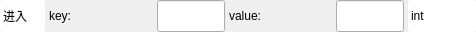
<?xml version="1.0" encoding="UTF-8"?>
<ui version="4.0">
 <class>PropertyBindWidget</class>
 <widget class="QWidget" name="PropertyBindWidget">
  <property name="geometry">
   <rect>
    <x>0</x>
    <y>0</y>
    <width>476</width>
    <height>32</height>
   </rect>
  </property>
  <property name="windowTitle">
   <string>Form</string>
  </property>
  <property name="styleSheet">
   <string notr="true">QComboBox {
    border: none;
    border-radius: 3px;
    padding: 2px 3px 2px 3px;
}
QComboBox:hover{
background:#4C4E56;
}

QComboBox::drop-down {
    subcontrol-origin: padding;
    subcontrol-position: top right;
    width: 12px;

    border-top-right-radius: 3px; /* same radius as the QComboBox */
    border-bottom-right-radius: 3px;
}

QComboBox::down-arrow {
    image: url(:/res/down.svg);
}</string>
  </property>
  <layout class="QHBoxLayout" name="horizontalLayout" stretch="0,0,1,0,1,0">
   <property name="spacing">
    <number>4</number>
   </property>
   <property name="leftMargin">
    <number>0</number>
   </property>
   <property name="topMargin">
    <number>0</number>
   </property>
   <property name="rightMargin">
    <number>0</number>
   </property>
   <property name="bottomMargin">
    <number>0</number>
   </property>
   <item>
    <widget class="QComboBox" name="cb_call_time">
     <property name="sizePolicy">
      <sizepolicy hsizetype="Preferred" vsizetype="Preferred">
       <horstretch>0</horstretch>
       <verstretch>0</verstretch>
      </sizepolicy>
     </property>
     <property name="maximumSize">
      <size>
       <width>45</width>
       <height>16777215</height>
      </size>
     </property>
     <item>
      <property name="text">
       <string>进入</string>
      </property>
     </item>
     <item>
      <property name="text">
       <string>退出</string>
      </property>
     </item>
    </widget>
   </item>
   <item>
    <widget class="QLabel" name="label">
     <property name="text">
      <string>key:</string>
     </property>
    </widget>
   </item>
   <item>
    <widget class="QLineEdit" name="input_key">
     <property name="sizePolicy">
      <sizepolicy hsizetype="Minimum" vsizetype="Fixed">
       <horstretch>0</horstretch>
       <verstretch>0</verstretch>
      </sizepolicy>
     </property>
     <property name="minimumSize">
      <size>
       <width>0</width>
       <height>32</height>
      </size>
     </property>
     <property name="maximumSize">
      <size>
       <width>68</width>
       <height>16777215</height>
      </size>
     </property>
    </widget>
   </item>
   <item>
    <widget class="QLabel" name="label_2">
     <property name="text">
      <string>value:</string>
     </property>
    </widget>
   </item>
   <item>
    <widget class="QLineEdit" name="input_value">
     <property name="sizePolicy">
      <sizepolicy hsizetype="Minimum" vsizetype="Preferred">
       <horstretch>0</horstretch>
       <verstretch>0</verstretch>
      </sizepolicy>
     </property>
     <property name="maximumSize">
      <size>
       <width>68</width>
       <height>16777215</height>
      </size>
     </property>
    </widget>
   </item>
   <item>
    <widget class="QComboBox" name="cb_value_type">
     <property name="sizePolicy">
      <sizepolicy hsizetype="Preferred" vsizetype="Preferred">
       <horstretch>0</horstretch>
       <verstretch>0</verstretch>
      </sizepolicy>
     </property>
     <property name="maximumSize">
      <size>
       <width>68</width>
       <height>16777215</height>
      </size>
     </property>
     <item>
      <property name="text">
       <string>int</string>
      </property>
     </item>
     <item>
      <property name="text">
       <string>bool</string>
      </property>
     </item>
     <item>
      <property name="text">
       <string>string</string>
      </property>
     </item>
     <item>
      <property name="text">
       <string>double</string>
      </property>
     </item>
     <item>
      <property name="text">
       <string>float</string>
      </property>
     </item>
     <item>
      <property name="text">
       <string>hex</string>
      </property>
     </item>
    </widget>
   </item>
  </layout>
 </widget>
 <resources>
  <include location="../res/res.qrc"/>
 </resources>
 <connections/>
</ui>
